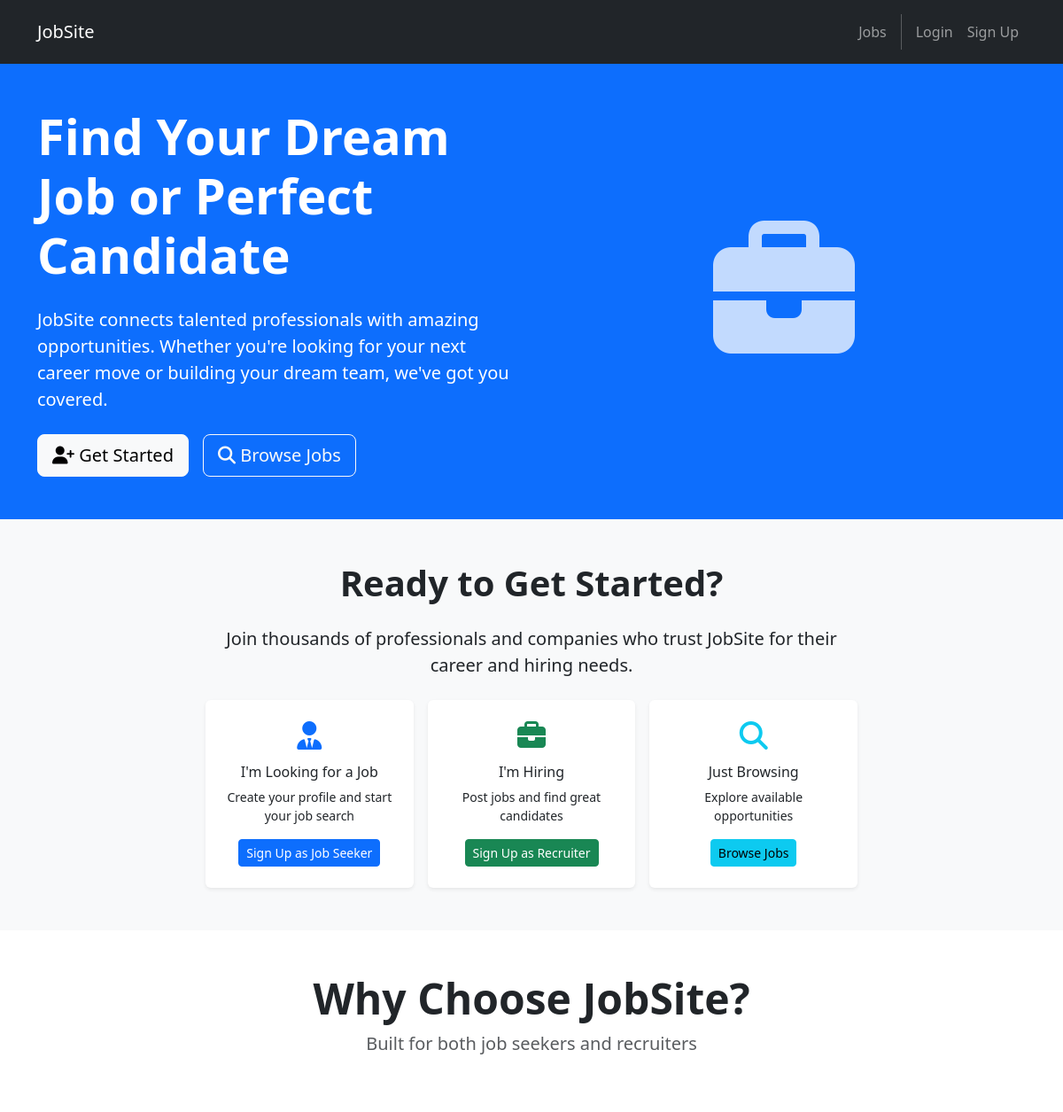
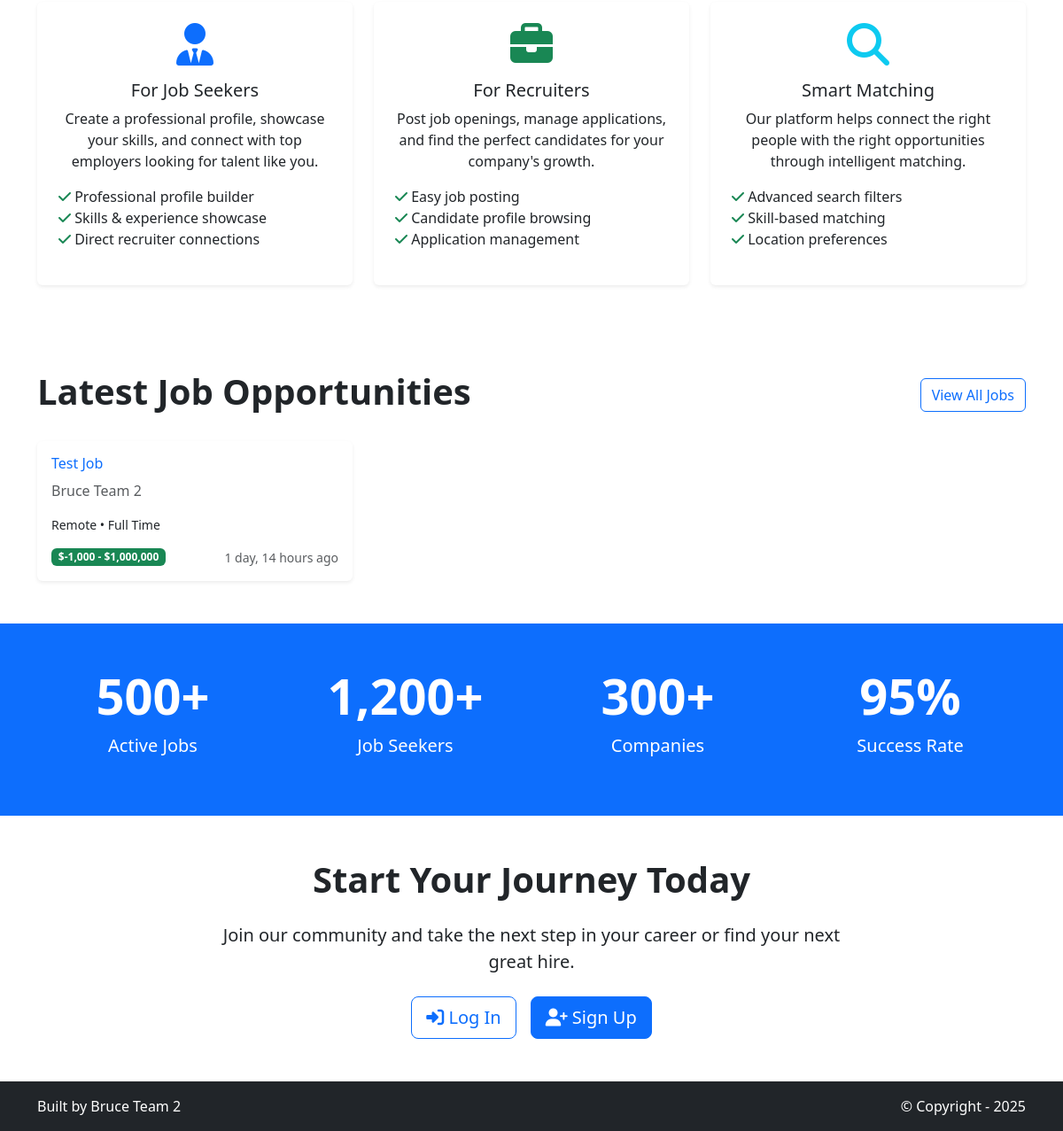
The page / on the database its author committed (2 pictures, top to bottom).
### jobs/models.py (models this page shows, shortened)
class Job(models.Model):
    JOB_TYPES = [
        ('full-time', 'Full Time'),
        ('part-time', 'Part Time'),
        ('contract', 'Contract'),
        ('internship', 'Internship'),
        ('freelance', 'Freelance'),
    ]
    EXPERIENCE_LEVELS = [
        ('entry', 'Entry Level'),
        ('mid', 'Mid Level'),
        ('senior', 'Senior Level'),
        ('executive', 'Executive'),
    ]
    title = models.CharField(max_length=200)
    company = models.CharField(max_length=200)
    location = models.CharField(max_length=200)
    job_type = models.CharField(max_length=20, choices=JOB_TYPES, default='full-time')
    experience_level = models.CharField(max_length=20, choices=EXPERIENCE_LEVELS, default='entry')
    salary_min = models.DecimalField(max_digits=10, decimal_places=2, null=True, blank=True)
    salary_max = models.DecimalField(max_digits=10, decimal_places=2, null=True, blank=True)
    description = models.TextField()
    requirements = models.TextField()
    benefits = models.TextField(blank=True)
    posted_by = models.ForeignKey(User, on_delete=models.CASCADE, related_name='posted_jobs')
    created_at = models.DateTimeField(default=timezone.now)
    updated_at = models.DateTimeField(auto_now=True)
    is_active = models.BooleanField(default=True)
    application_deadline = models.DateField(null=True, blank=True)
    class Meta:
        ordering = ['-created_at']
    @property
    def salary_range(self):
        if self.salary_min and self.salary_max:
            return f"${self.salary_min:,.0f} - ${self.salary_max:,.0f}"
        elif self.salary_min:
            return f"${self.salary_min:,.0f}+"
        elif self.salary_max:
            return f"Up to ${self.salary_max:,.0f}"
        else:
            return "Salary not specified"

### home/views.py (the view)
# urls.py: path('', views.index, name='home.index'),
def index(request):
    try:
        recent_jobs = Job.objects.filter(is_active=True).order_by('-created_at')[:3]
    except:
        recent_jobs = []
    template_data = {
        'title': 'JobSite - Find Your Dream Job or Perfect Candidate',
        'recent_jobs': recent_jobs,
    }
    return render(request, 'home/index.html', {'template_data': template_data})

### home/templates/home/index.html (shortened to what this page needs)
{% extends 'base.html' %}
{% block content %}
<div class="hero-section bg-primary text-white py-5">
  <div class="container">
    <div class="row align-items-center">
      <div class="col-lg-6">
        <h1 class="display-4 fw-bold mb-4">Find Your Dream Job or Perfect Candidate</h1>
        <p class="lead mb-4">JobSite connects talented professionals with amazing opportunities. Whether you're looking for your next career move or building your dream team, we've got you covered.</p>
        <div class="d-flex gap-3">
          <a href="#get-started" class="btn btn-light btn-lg" onclick="document.getElementById('get-started').scrollIntoView({behavior: 'smooth'}); return false;">
            <i class="fas fa-user-plus"></i> Get Started
          </a>
          <a href="{% url 'jobs.list' %}" class="btn btn-outline-light btn-lg">
            <i class="fas fa-search"></i> Browse Jobs
          </a>
        </div>
      </div>
      <div class="col-lg-6 text-center">
        <i class="fas fa-briefcase fa-10x opacity-75"></i>
      </div>
    </div>
  </div>
</div>
<div id="get-started" class="bg-light py-5">
  <div class="container">
    <div class="row">
      <div class="col-lg-8 mx-auto text-center">
        <h2 class="display-6 fw-bold mb-4">Ready to Get Started?</h2>
        <p class="lead mb-4">Join thousands of professionals and companies who trust JobSite for their career and hiring needs.</p>
        <div class="row g-3 justify-content-center">
          <div class="col-md-4">
            <div class="card border-0 shadow-sm h-100">
              <div class="card-body text-center p-4">
                <i class="fas fa-user-tie fa-2x text-primary mb-3"></i>
                <h6 class="card-title">I'm Looking for a Job</h6>
                <p class="card-text small">Create your profile and start your job search</p>
                <a href="{% url 'accounts.job_seeker_signup' %}" class="btn btn-primary btn-sm">Sign Up as Job Seeker</a>
              </div>
            </div>
          </div>
          <div class="col-md-4">
            <div class="card border-0 shadow-sm h-100">
              <div class="card-body text-center p-4">
                <i class="fas fa-briefcase fa-2x text-success mb-3"></i>
                <h6 class="card-title">I'm Hiring</h6>
                <p class="card-text small">Post jobs and find great candidates</p>
                <a href="{% url 'accounts.recruiter_signup' %}" class="btn btn-success btn-sm">Sign Up as Recruiter</a>
              </div>
            </div>
          </div>
          <div class="col-md-4">
            <div class="card border-0 shadow-sm h-100">
              <div class="card-body text-center p-4">
                <i class="fas fa-search fa-2x text-info mb-3"></i>
                <h6 class="card-title">Just Browsing</h6>
                <p class="card-text small">Explore available opportunities</p>
                <a href="{% url 'jobs.list' %}" class="btn btn-info btn-sm">Browse Jobs</a>
              </div>
            </div>
          </div>
        </div>
      </div>
    </div>
  </div>
</div>
<div class="py-5">
  <div class="container">
    <div class="row text-center mb-5">
      <div class="col-12">
        <h2 class="display-5 fw-bold">Why Choose JobSite?</h2>
        <p class="lead text-muted">Built for both job seekers and recruiters</p>
      </div>
    </div>
    <div class="row g-4">
      <div class="col-md-4">
        <div class="card h-100 border-0 shadow-sm">
          <div class="card-body text-center p-4">
            <div class="mb-3">
              <i class="fas fa-user-tie fa-3x text-primary"></i>
            </div>
            <h5 class="card-title">For Job Seekers</h5>
            <p class="card-text">Create a professional profile, showcase your skills, and connect with top employers looking for talent like you.</p>
            <ul class="list-unstyled text-start">
              <li><i class="fas fa-check text-success"></i> Professional profile builder</li>
              <li><i class="fas fa-check text-success"></i> Skills & experience showcase</li>
              <li><i class="fas fa-check text-success"></i> Direct recruiter connections</li>
            </ul>
          </div>
        </div>
      </div>
      <div class="col-md-4">
        <div class="card h-100 border-0 shadow-sm">
          <div class="card-body text-center p-4">
            <div class="mb-3">
              <i class="fas fa-briefcase fa-3x text-success"></i>
            </div>
            <h5 class="card-title">For Recruiters</h5>
            <p class="card-text">Post job openings, manage applications, and find the perfect candidates for your company's growth.</p>
            <ul class="list-unstyled text-start">
              <li><i class="fas fa-check text-success"></i> Easy job posting</li>
              <li><i class="fas fa-check text-success"></i> Candidate profile browsing</li>
              <li><i class="fas fa-check text-success"></i> Application management</li>
            </ul>
          </div>
        </div>
      </div>
      <div class="col-md-4">
        <div class="card h-100 border-0 shadow-sm">
          <div class="card-body text-center p-4">
            <div class="mb-3">
              <i class="fas fa-search fa-3x text-info"></i>
            </div>
            <h5 class="card-title">Smart Matching</h5>
            <p class="card-text">Our platform helps connect the right people with the right opportunities through intelligent matching.</p>
            <ul class="list-unstyled text-start">
              <li><i class="fas fa-check text-success"></i> Advanced search filters</li>
              <li><i class="fas fa-check text-success"></i> Skill-based matching</li>
              <li><i class="fas fa-check text-success"></i> Location preferences</li>
            </ul>
          </div>
        </div>
      </div>
    </div>
  </div>
</div>
<div class="py-5">
  <div class="container">
    <div class="row">
      <div class="col-12">
        <div class="d-flex justify-content-between align-items-center mb-4">
          <h2 class="display-6 fw-bold">Latest Job Opportunities</h2>
          <a href="{% url 'jobs.list' %}" class="btn btn-outline-primary">View All Jobs</a>
        </div>
        <div class="row g-4">
          {% if template_data.recent_jobs %}
            {% for job in template_data.recent_jobs %}
            <div class="col-md-6 col-lg-4">
              <div class="card h-100 border-0 shadow-sm">
                <div class="card-body">
                  <h6 class="card-title text-primary">
                    <a href="{% url 'jobs.detail' job.id %}" class="text-decoration-none">{{ job.title }}</a>
                  </h6>
                  <p class="card-text text-muted">{{ job.company }}</p>
                  <p class="card-text small">{{ job.location }} • {{ job.get_job_type_display }}</p>
                  <div class="d-flex justify-content-between align-items-center">
                    <span class="badge bg-success">{{ job.salary_range }}</span>
                    <small class="text-muted">{{ job.created_at|timesince }} ago</small>
                  </div>
                </div>
              </div>
            </div>
            {% endfor %}
          {% endif %}
        </div>
      </div>
    </div>
  </div>
</div>
<div class="bg-primary text-white py-5">
  <div class="container">
    <div class="row text-center">
      <div class="col-md-3">
        <h3 class="display-4 fw-bold">500+</h3>
        <p class="lead">Active Jobs</p>
      </div>
      <div class="col-md-3">
        <h3 class="display-4 fw-bold">1,200+</h3>
        <p class="lead">Job Seekers</p>
      </div>
      <div class="col-md-3">
        <h3 class="display-4 fw-bold">300+</h3>
        <p class="lead">Companies</p>
      </div>
      <div class="col-md-3">
        <h3 class="display-4 fw-bold">95%</h3>
        <p class="lead">Success Rate</p>
      </div>
    </div>
  </div>
</div>
<div class="py-5">
  <div class="container">
    <div class="row">
      <div class="col-lg-8 mx-auto text-center">
        <h2 class="display-6 fw-bold mb-4">Start Your Journey Today</h2>
        <p class="lead mb-4">Join our community and take the next step in your career or find your next great hire.</p>
        <div class="d-flex gap-3 justify-content-center">
          {% if not user.is_authenticated %}
          <a href="{% url 'accounts.login' %}" class="btn btn-outline-primary btn-lg">
            <i class="fas fa-sign-in-alt"></i> Log In
          </a>
          <a href="{% url 'accounts.signup' %}" class="btn btn-primary btn-lg">
            <i class="fas fa-user-plus"></i> Sign Up
          </a>
          {% endif %}
        </div>
      </div>
    </div>
  </div>
</div>
{% endblock content %}

### rows shown on the page
Job: title "Test Job", company "Bruce Team 2", location "Remote", job_type "Full Time", salary_range "$-1,000 - $1,000,000", created_at "1 day, 14 hours"
